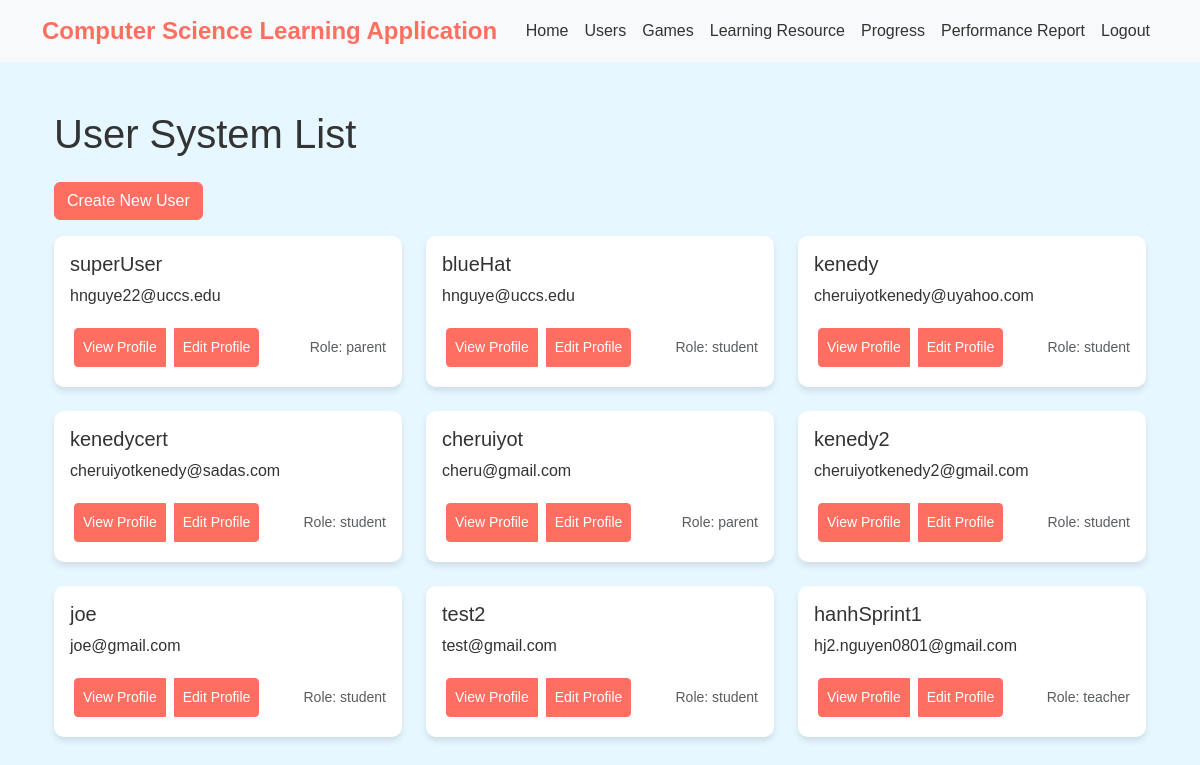
The app's page /users/ (signed in), older data.
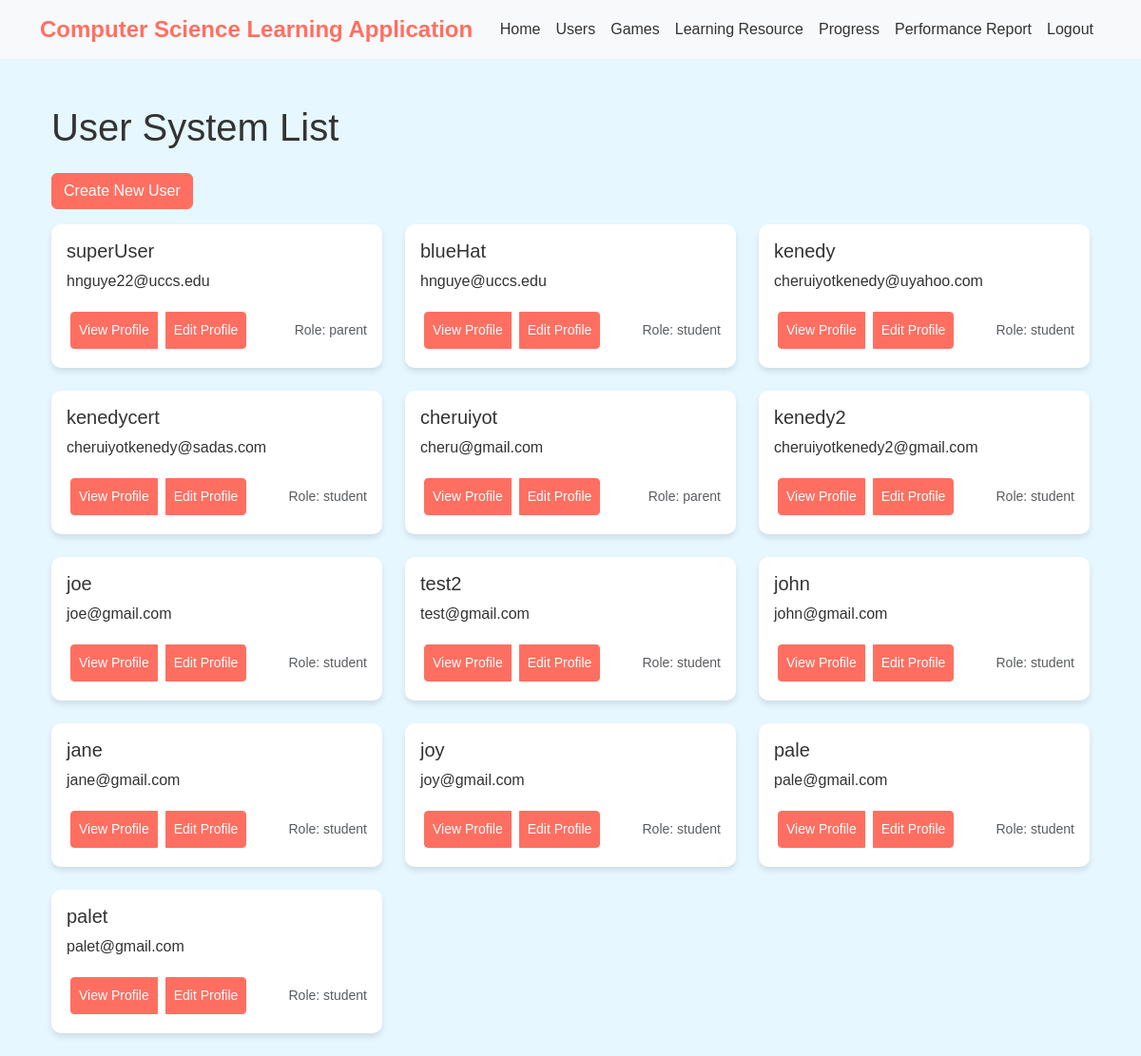
The same page, newer data.
### computer_science_learning_app/models.py (models this page shows, shortened)
class Usersys(AbstractBaseUser):
    UserID = models.AutoField(primary_key=True)
    Username = models.CharField(max_length=100, unique=True)
    Email = models.EmailField(unique=True)
    Role_choices = [
        ("student", "Student"),
        ("parent", "Parent"),
        ("teacher", "Teacher"),
    ]
    Role = models.CharField(max_length=20, choices=Role_choices, default='student')
    is_staff = models.BooleanField(default=False)
    objects = UsersysManager()
    USERNAME_FIELD = 'Username'
    REQUIRED_FIELDS = ['username']

### computer_science_learning_app/views.py (the view)
# urls.py: path('users/', UsersysListView.as_view(), name='usersys_list'),
class UsersysListView(LoginRequiredMixin, ListView):
    template_name = "usersys_list.html"
    queryset = Usersys.objects.all()
    context_object_name = "users"

### computer_science_learning_app/templates/usersys_list.html (shortened to what this page needs)
{% extends "base_template.html" %}
{% block content %}
<div class="container mt-5">
    <h1 class="mb-4">User System List</h1>
    <div class="d-flex justify-content-between mb-3">
        <a href="{% url 'usersys_create' %}" class="btn btn-primary">Create New User</a>
    </div>
    <div class="row">
        {% for user in users %}
        <div class="col-md-4 mb-4">
            <div class="card h-100">
                <div class="card-body">
                    <h5 class="card-title">{{ user.Username }}</h5>
                    <p class="card-text">{{ user.Email }}</p>
                    <div class="d-flex justify-content-between align-items-center">
                        <div class="btn-group">
                            <a href="{% url 'usersys_detail' pk=user.UserID %}"
                                class="p-2 m-1 btn btn-sm btn-primary">View
                                Profile</a>
                            <a href="{% url 'usersys_edit' pk=user.UserID %}"
                                class="p-2 m-1 btn btn-sm btn-primary">Edit
                                Profile</a>
                        </div>
                        <small class="text-muted">Role: {{ user.Role }}</small>
                    </div>
                </div>
            </div>
        </div>
        {% endfor %}
    </div>
</div>
{% endblock %}

### computer_science_learning_app/templates/base_template.html (shortened to what this page needs)
<!DOCTYPE html>
<html lang="en">
    <head>
        <link
        href="https://cdn.jsdelivr.net/npm/bootstrap@5.3.0-alpha1/dist/css/bootstrap.min.css" rel="stylesheet"/>
    </head>
    <body>
            <nav
            class="navbar navbar-expand-lg navbar-light bg-light">
            <div
                class="container">
                <a class="navbar-brand" href="/">Computer Science Learning Application</a>
                <div
                    class="collapse navbar-collapse" id="navbarNav">
                    <ul
                        class="navbar-nav ms-auto">
                        <li
                            class="nav-item">
                            <a class="nav-link" href="/">Home</a>
                        </li>
                        <li
                            class="nav-item">
                            <a class="nav-link" href="{% url 'usersys_list' %}">Users</a>
                        </li>
                        <li
                            class="nav-item">
                            <a class="nav-link" href="{% url 'game_list' %}">Games</a>
                        </li>
                        <li
                            class="nav-item">
                            <a class="nav-link" href="{% url 'learning_resource_list' %}">Learning Resource</a>
                        </li>
                        <li
                            class="nav-item">
                            <a class="nav-link" href="{% url 'progress_list' %}">Progress</a>
                        </li>
                        <li
                            class="nav-item">
                            <a class="nav-link" href="{% url 'performance_report_list' %}">Performance Report</a>
                        </li>
                        <li
                            class="nav-item">
                            <a class="nav-link" href="{% url 'logout_page' %}">Logout</a>
                        </li>
                    </ul>
                </div>
            </div>
        </nav>
        <div class="container mt-5"> {% block content %}{% endblock %}
            </div>
        </body>
    </html>

### computer_science_learning_app/templates/base_template.html (style rules this page uses)
body { background-color: #e6f7ff; color: #333; font-family: Arial, sans-serif; }
.navbar-brand { font-size: 1.5rem; font-weight: bold; color: #ff6f61; }
.nav-link { color: #333; }
.card { transition: all 0.3s ease-in-out; background-color: #fff; border: none; border-radius: 10px; box-shadow: 0 4px 6px rgba(0, 0, 0, 0.1); }
.btn-primary { background-color: #ff6f61; border-color: #ff6f61; }
body, .navbar, .nav-link, .card { color: #333; }
.nav-link, button { padding: 0.5rem 1rem; }

Row changes from the older to the newer data that the page shows:
changed Usersys: Username "hanhSprint1" → "john"; Email "hj2.nguyen0801@gmail.com" → "john@gmail.com"; Role "teacher" → "student"
added Usersys: Username "jane", Email "jane@gmail.com", Role "student"
added Usersys: Username "joy", Email "joy@gmail.com", Role "student"
added Usersys: Username "pale", Email "pale@gmail.com", Role "student"
added Usersys: Username "palet", Email "palet@gmail.com", Role "student"
